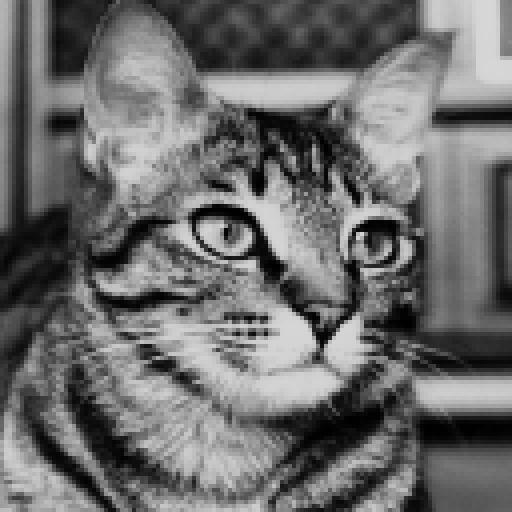
#> input picture question2/cat.jpg, 512 x 512 px
$ jupyter execute q2.ipynb
#> lines starting #> are read from the running program, lines starting #| are printed output that depends on the picture; after the words box and inside, x2 and y2 are one past the last pixel; in counts of white or black regions, pixels touching at a corner belong together
[cell 1]
import numpy as np
import cv2
import matplotlib.pyplot as  plt

[cell 2]
img = cv2.imread('cat.jpg')
#> img is the input picture: shape (512, 512, 3); min 0, max 226, mean 108.4
img = cv2.cvtColor(img, cv2.COLOR_BGR2RGB)
grayImage = cv2.cvtColor(img, cv2.COLOR_RGB2GRAY)

[cell 3]
# (a) Perform thebrightness enhancement of a specific range of gray levels and observe its result

t1 = grayImage.copy()
t2 = grayImage.copy()
for i in range(grayImage.shape[0]):
    for j in range(grayImage.shape[1]):
        if 150 <= grayImage[i][j] <= 230:
            t1[i][j] = 255
            t2[i][j] = 255
        else :
            t1[i][j] = 0
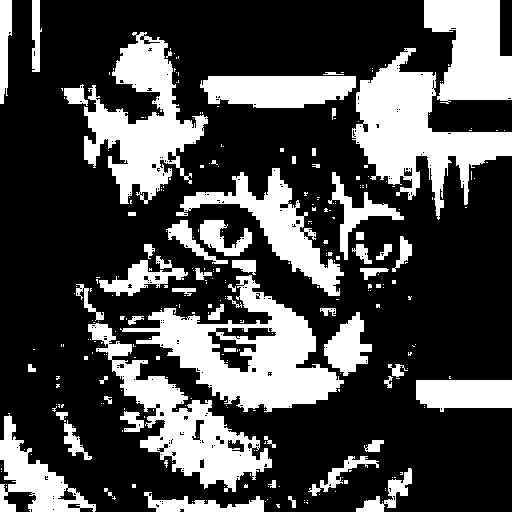
#> t1: shape (512, 512); 29.5% white; 301 white regions (245 under 20 px), largest, box (x1, y1, x2, y2) and area: (120, 275, 344, 412) 11708, (352, 48, 512, 220) 10760, (84, 32, 208, 204) 9259
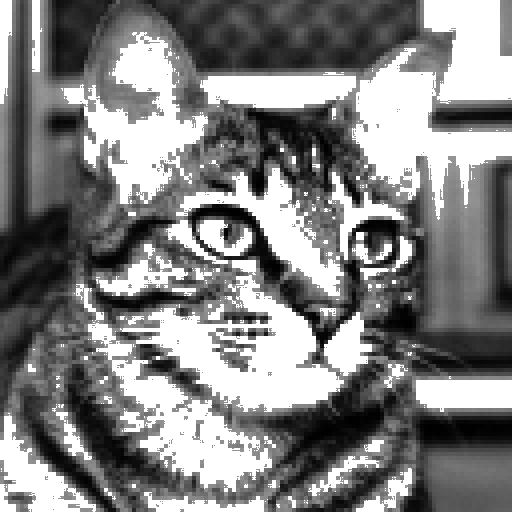
#> t2: shape (512, 512); min 0, max 255, mean 130.4


plt.figure(figsize=(8, 6))

# Original Image
plt.subplot(1, 3, 1)
plt.title('Original Image')
plt.axis('off')
plt.imshow(grayImage, cmap='gray')

# Image enhancement within boundary range with 255 and 0 for out of boundary
plt.subplot(1, 3, 2)
plt.title('Image Enhancement 1')
plt.axis('off')
plt.imshow(t1, cmap='gray')


# Image enhancement within boundary range with 255 and unalterd for out of boundary
plt.subplot(1, 3, 3)
plt.title('Image Enhancement 2')
plt.axis('off')
plt.imshow(t2, cmap='gray')
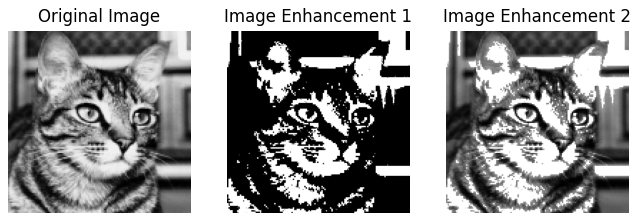
#> figure drawn by matplotlib, 3 panels

[cell 4]
# (b) Differentiate the results of power law transform and inverse logarithmic transform

PowerLawImg = np.power(grayImage / 255, 4.0) * 255
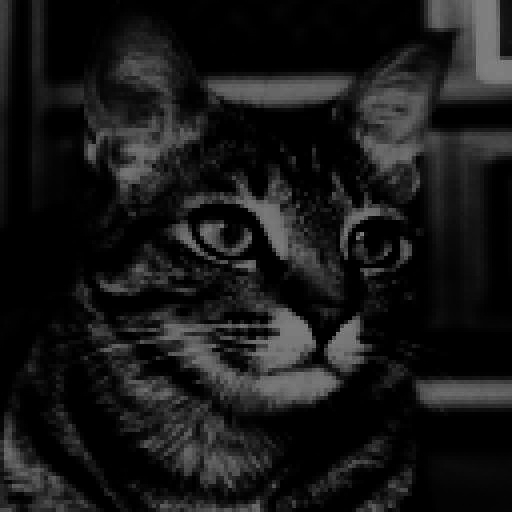
#> PowerLawImg: shape (512, 512) float64; min 0, max 157.3, mean 24.5

c = 255 / np.log(1 + 255)
InverseLawImg = np.exp(grayImage / c) - 1
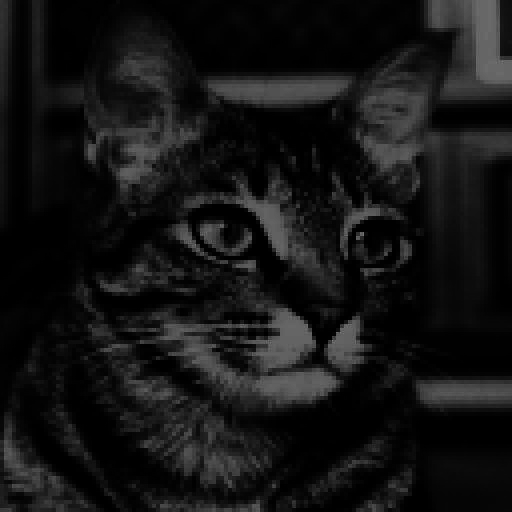
#> InverseLawImg: shape (512, 512) float64; min 0, max 135.3, mean 20.8

plt.figure(figsize=(8, 6))

# Original Image
plt.subplot(1, 3, 1)
plt.title('Original Image')
plt.axis('off')
plt.imshow(grayImage, cmap='gray')

# Power Law Transformation
plt.subplot(1, 3, 2)
plt.title('Power Law Tranformation')
plt.axis('off')
plt.imshow(PowerLawImg, cmap='gray')


# Inverse Law Transformation
plt.subplot(1, 3, 3)
plt.title('Inverse Law Tranformation')
plt.axis('off')
plt.imshow(InverseLawImg, cmap='gray')

[cell 5]
# (c) Find the difference image between original and the image obtained by last three bits (MSB)

bitPlaneImg = grayImage & 224
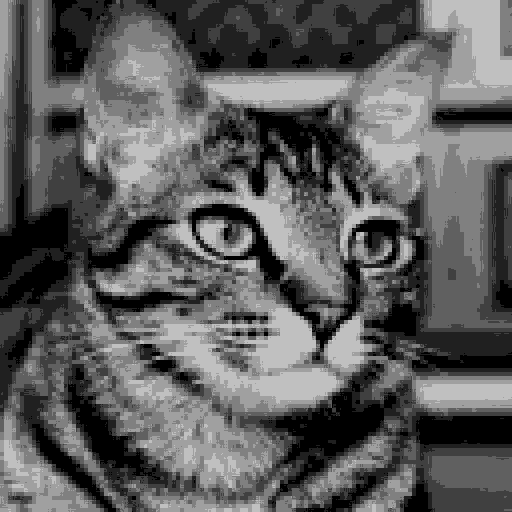
#> bitPlaneImg: shape (512, 512); min 0, max 224, mean 93.3

plt.figure(figsize=(8, 6))

# Original Image
plt.subplot(1, 3, 1)
plt.title('Original Image')
plt.axis('off')
plt.imshow(grayImage, cmap='gray')

# Last three MSB bit plane image
plt.subplot(1, 3, 2)
plt.title('MSB-3 bit plane image')
plt.axis('off')
plt.imshow(bitPlaneImg, cmap='gray')


# Difference between original and msb 3 bit plane image
plt.subplot(1, 3, 3)
plt.title('original - bitPlane image')
plt.axis('off')
plt.imshow(InverseLawImg - bitPlaneImg, cmap='gray')
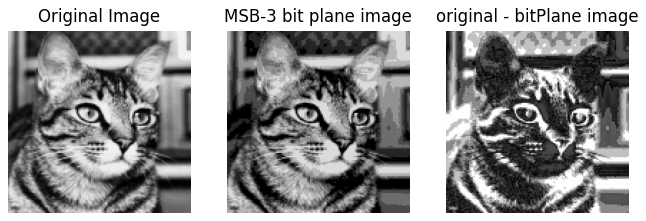
#> figure drawn by matplotlib, 3 panels
